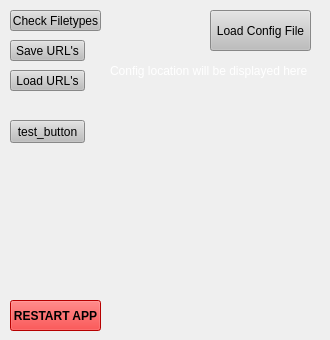
      <widget class="QWidget" name="utilities_tab">
       <attribute name="title">
        <string>Utilities</string>
       </attribute>
       <widget class="QPushButton" name="check_filetypes_button">
        <property name="geometry">
         <rect>
          <x>10</x>
          <y>10</y>
          <width>91</width>
          <height>21</height>
         </rect>
        </property>
        <property name="styleSheet">
         <string notr="true">background-color: qlineargradient(spread:pad, x1:0, y1:0, x2:1, y2:0, stop:0 rgba(0, 0, 0, 255), stop:1 rgba(255, 255, 255, 255));
background-color: rgb(190, 190, 190);</string>
        </property>
        <property name="text">
         <string>Check Filetypes</string>
        </property>
       </widget>
       <widget class="QPushButton" name="restart_button">
        <property name="geometry">
         <rect>
          <x>10</x>
          <y>300</y>
          <width>91</width>
          <height>31</height>
         </rect>
        </property>
        <property name="font">
         <font>
          <weight>75</weight>
          <bold>true</bold>
         </font>
        </property>
        <property name="styleSheet">
         <string notr="true">background-color: rgb(255, 0, 0);
selection-color: rgb(255, 255, 255);
selection-background-color: rgb(255, 255, 0);</string>
        </property>
        <property name="text">
         <string>RESTART APP</string>
        </property>
       </widget>
       <widget class="QPushButton" name="save_urls_button">
        <property name="geometry">
         <rect>
          <x>10</x>
          <y>40</y>
          <width>75</width>
          <height>21</height>
         </rect>
        </property>
        <property name="styleSheet">
         <string notr="true">background-color: qlineargradient(spread:pad, x1:0, y1:0, x2:1, y2:0, stop:0 rgba(0, 0, 0, 255), stop:1 rgba(255, 255, 255, 255));
background-color: rgb(190, 190, 190);</string>
        </property>
        <property name="text">
         <string>Save URL's</string>
        </property>
       </widget>
       <widget class="QPushButton" name="load_urls_button">
        <property name="geometry">
         <rect>
          <x>10</x>
          <y>70</y>
          <width>75</width>
          <height>21</height>
         </rect>
        </property>
        <property name="styleSheet">
         <string notr="true">background-color: qlineargradient(spread:pad, x1:0, y1:0, x2:1, y2:0, stop:0 rgba(0, 0, 0, 255), stop:1 rgba(255, 255, 255, 255));
background-color: rgb(190, 190, 190);</string>
        </property>
        <property name="text">
         <string>Load URL's</string>
        </property>
       </widget>
       <widget class="QPushButton" name="add_config_file_button_2">
        <property name="geometry">
         <rect>
          <x>210</x>
          <y>10</y>
          <width>101</width>
          <height>41</height>
         </rect>
        </property>
        <property name="styleSheet">
         <string notr="true">background-color: qlineargradient(spread:pad, x1:0, y1:0, x2:1, y2:0, stop:0 rgba(0, 0, 0, 255), stop:1 rgba(255, 255, 255, 255));
background-color: rgb(190, 190, 190);</string>
        </property>
        <property name="text">
         <string>Load Config File</string>
        </property>
       </widget>
       <widget class="QLabel" name="config_label">
        <property name="geometry">
         <rect>
          <x>110</x>
          <y>60</y>
          <width>211</width>
          <height>21</height>
         </rect>
        </property>
        <property name="styleSheet">
         <string notr="true">background-color: transparent;
color: rgb(255, 255, 255);</string>
        </property>
        <property name="text">
         <string>Config location will be displayed here </string>
        </property>
       </widget>
       <widget class="QPushButton" name="test_button">
        <property name="geometry">
         <rect>
          <x>10</x>
          <y>120</y>
          <width>75</width>
          <height>23</height>
         </rect>
        </property>
        <property name="styleSheet">
         <string notr="true">background-color: qlineargradient(spread:pad, x1:0, y1:0, x2:1, y2:0, stop:0 rgba(0, 0, 0, 255), stop:1 rgba(255, 255, 255, 255));
background-color: rgb(190, 190, 190);</string>
        </property>
        <property name="text">
         <string>test_button</string>
        </property>
       </widget>
      </widget>
